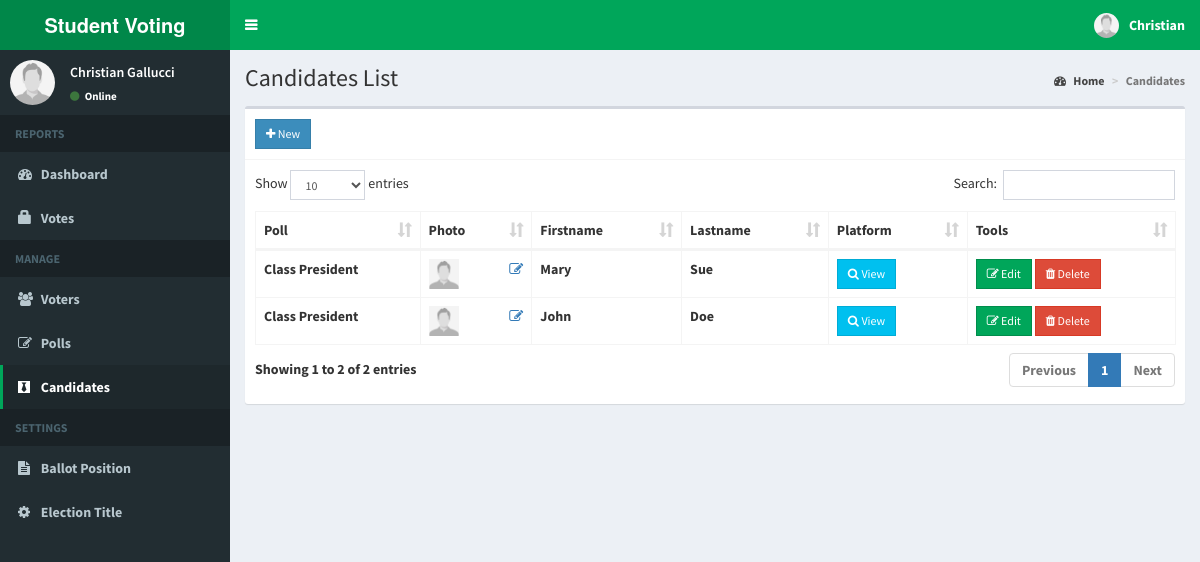
Screenshot of /admin/candidates.php (signed in) with the database file from the repository.
### tables this page shows
CREATE TABLE `candidates` (
  `id` int(11) NOT NULL,
  `position_id` int(11) NOT NULL,
  `firstname` varchar(30) NOT NULL,
  `lastname` varchar(30) NOT NULL,
  `photo` varchar(150) NOT NULL,
  `platform` text NOT NULL
);

CREATE TABLE `positions` (
  `id` int(11) NOT NULL,
  `description` varchar(50) NOT NULL,
  `max_vote` int(11) NOT NULL,
  `priority` int(11) NOT NULL
);

### admin/includes/session.php (called while the page is built, shortened)
<?php
	include 'includes/conn.php';
	$sql = "SELECT * FROM admin WHERE id = '".$_SESSION['admin']."'";
	$query = $conn->query($sql);
	$user = $query->fetch_assoc();
?>

### admin/candidates.php (the view, shortened to what this page needs)
<?php include 'includes/session.php'; ?>
<?php include 'includes/header.php'; ?>
<body class="hold-transition skin-green sidebar-mini">
<div class="wrapper">
  <?php include 'includes/navbar.php'; ?>
  <?php include 'includes/menubar.php'; ?>
  <div class="content-wrapper">
    <section class="content-header">
      <h1>
        Candidates List
      </h1>
      <ol class="breadcrumb">
        <li><a href="#"><i class="fa fa-dashboard"></i> Home</a></li>
        <li class="active">Candidates</li>
      </ol>
    </section>
    <section class="content">
      <div class="row">
        <div class="col-xs-12">
          <div class="box">
            <div class="box-header with-border">
              <a href="#addnew" data-toggle="modal" class="btn btn-primary btn-sm btn-flat"><i class="fa fa-plus"></i> New</a>
            </div>
            <div class="box-body">
              <table id="example1" class="table table-bordered">
                <thead>
                  <th>Poll</th>
                  <th>Photo</th>
                  <th>Firstname</th>
                  <th>Lastname</th>
                  <th>Platform</th>
                  <th>Tools</th>
                </thead>
                <tbody>
                  <?php
                    $sql = "SELECT *, candidates.id AS canid FROM candidates LEFT JOIN positions ON positions.id=candidates.position_id ORDER BY positions.priority ASC";
                    $query = $conn->query($sql);
                    while($row = $query->fetch_assoc()){
                      $image = (!empty($row['photo'])) ? '../images/'.$row['photo'] : '../images/profile.jpg';
                      echo "
                        <tr>
                          <td class='hidden'></td>
                          <td>".$row['description']."</td>
                          <td>
                            <img src='".$image."' width='30px' height='30px'>
                            <a href='#edit_photo' data-toggle='modal' class='pull-right photo' data-id='".$row['canid']."'><span class='fa fa-edit'></span></a>
                          </td>
                          <td>".$row['firstname']."</td>
                          <td>".$row['lastname']."</td>
                          <td><a href='#platform' data-toggle='modal' class='btn btn-info btn-sm btn-flat platform' data-id='".$row['canid']."'><i class='fa fa-search'></i> View</a></td>
                          <td>
                            <button class='btn btn-success btn-sm edit btn-flat' data-id='".$row['canid']."'><i class='fa fa-edit'></i> Edit</button>
                            <button class='btn btn-danger btn-sm delete btn-flat' data-id='".$row['canid']."'><i class='fa fa-trash'></i> Delete</button>
                          </td>
                        </tr>
                      ";
                    }
                  ?>
                </tbody>
              </table>
            </div>
          </div>
        </div>
      </div>
    </section>
  </div>
</div>
</body>
</html>

### admin/includes/navbar.php (shortened to what this page needs)
<header class="main-header">
  <a href="home.php" class="logo">
    <span class="logo-lg"><b> Student Voting</span>
  </a>
  <nav class="navbar navbar-static-top">
    <a href="#" class="sidebar-toggle" data-toggle="push-menu" role="button">
    </a>
    <div class="navbar-custom-menu">
      <ul class="nav navbar-nav">
        <li class="dropdown user user-menu">
          <a href="#" class="dropdown-toggle" data-toggle="dropdown">
            <img src="<?php echo (!empty($user['photo'])) ? '../images/'.$user['photo'] : '../images/profile.jpg'; ?>" class="user-image" alt="User Image">
            <span class="hidden-xs"><?php echo $user['firstname']; ?></span>
          </a>
        </li>
      </ul>
    </div>
  </nav>
</header>

### admin/includes/menubar.php (shortened to what this page needs)
<aside class="main-sidebar">
  <section class="sidebar">
    <div class="user-panel">
      <div class="pull-left image">
        <img src="<?php echo (!empty($user['photo'])) ? '../images/'.$user['photo'] : '../images/profile.jpg'; ?>" class="img-circle" alt="User Image">
      </div>
      <div class="pull-left info">
        <p><?php echo $user['firstname'].' '.$user['lastname']; ?></p>
        <a><i class="fa fa-circle text-success"></i> Online</a>
      </div>
    </div>
    <ul class="sidebar-menu" data-widget="tree">
      <li class="header">REPORTS</li>
      <li class=""><a href="home.php"><i class="fa fa-dashboard"></i> <span>Dashboard</span></a></li>
      <li class=""><a href="votes.php"><span class="glyphicon glyphicon-lock"></span> <span>Votes</span></a></li>
      <li class="header">MANAGE</li>
      <li class=""><a href="voters.php"><i class="fa fa-users"></i> <span>Voters</span></a></li>
      <li class=""><a href="positions.php"><i class="fa fa-edit"></i> <span>Polls</span></a></li>
      <li class=""><a href="candidates.php"><i class="fa fa-black-tie"></i> <span>Candidates</span></a></li>
      <li class="header">SETTINGS</li>
      <li class=""><a href="ballot.php"><i class="fa fa-file-text"></i> <span>Ballot Position</span></a></li>
      <li class=""><a href="#config" data-toggle="modal"><i class="fa fa-cog"></i> <span>Election Title</span></a></li>
    </ul>
  </section>
</aside>

### rows the page displays
candidates: position.description "Class President", firstname "Mary", lastname "Sue"
candidates: position.description "Class President", firstname "John", lastname "Doe"

### other values shown
$user['firstname'] "Christian"
$user['lastname'] "Gallucci"
